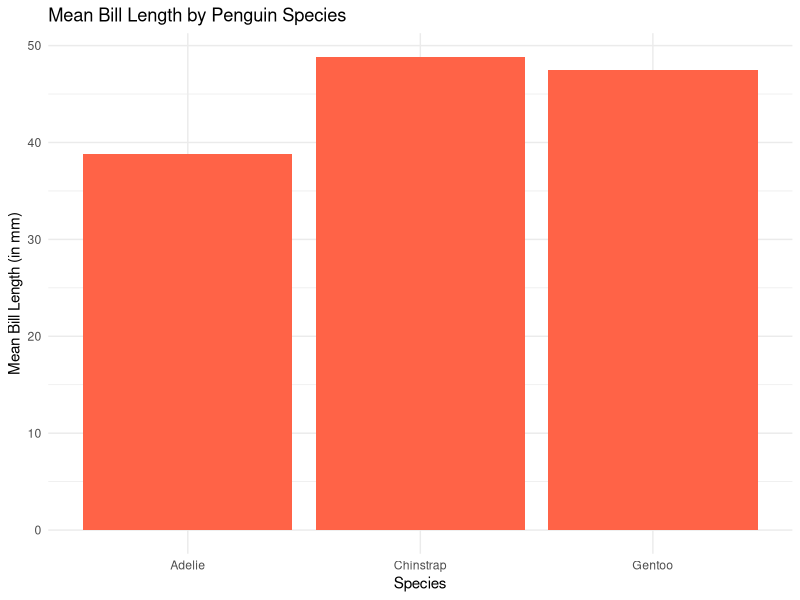

Write R code to recreate this figure.
## ---- chunk 1
library(tidyverse)
library(palmerpenguins)

penguins |>
  group_by(species) |>
  summarize(
    mean_bill = mean(bill_length_mm, na.rm = TRUE),
    median_bill = median(bill_length_mm, na.rm = TRUE),
    max_bill = max(bill_length_mm, na.rm = TRUE)
  )
## ---- chunk 2
library(tidyverse)
library(palmerpenguins)

penguins |>
  group_by(species) |>
  summarize(
    max_bill= max(bill_length_mm, na.rm = TRUE),
    mean_bill = mean(bill_length_mm, na.rm = TRUE),
    median_bill = median(bill_length_mm, na.rm = TRUE),
  ) |>
  ggplot(aes(x = species, y = mean_bill)) +
  geom_col(fill = "tomato") +
  labs(
    title = "Mean Bill Length by Penguin Species",
    x = "Species",
    y = "Mean Bill Length (in mm)"
  ) +
  theme_minimal()
